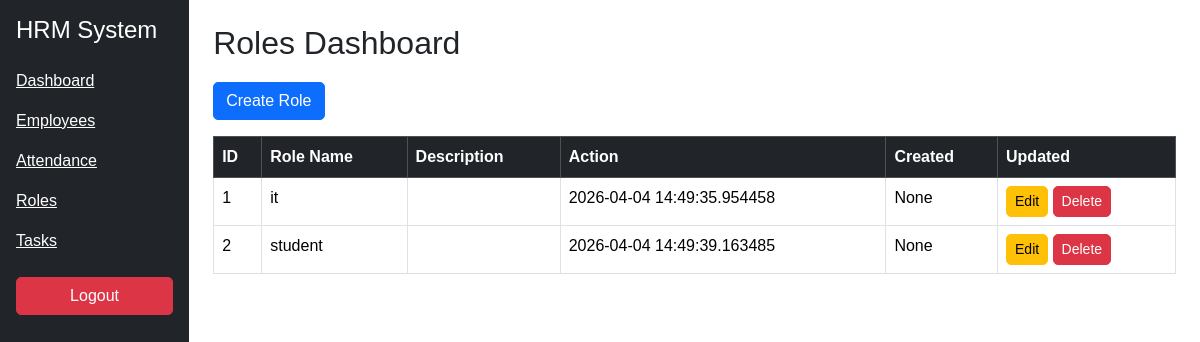
/roles, run on an earlier commit of the app's database.
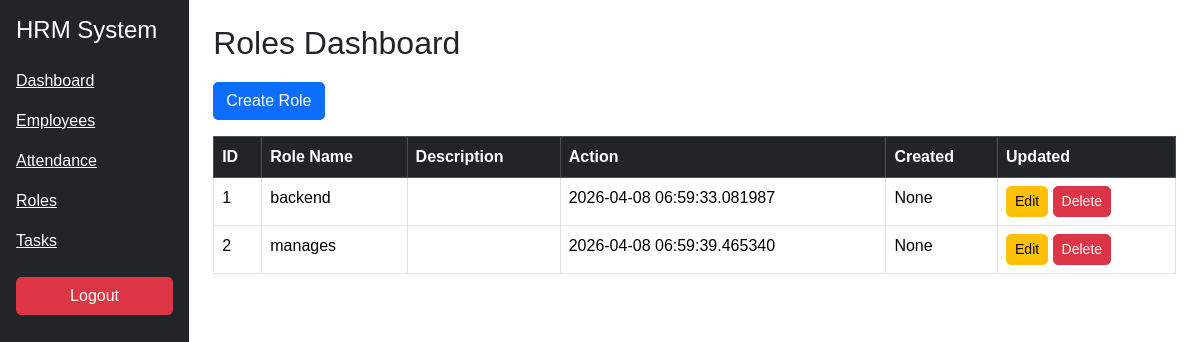
And on a later commit of the database.
### models.py (models this page shows)
class Role(db.Model):
    role_id = db.Column(db.Integer, primary_key=True)
    role_name = db.Column(db.String(100))
    description = db.Column(db.String(200))
    status = db.Column(db.String(50), default='active')
    created_at = db.Column(db.DateTime)
    updated_at = db.Column(db.DateTime)

### routes/role_routes.py (the view)
@role_bp.route('/roles')
def roles():
    roles = Role.query.filter_by(status='active').all()
    return render_template("roles.html", roles=roles)

### templates/roles.html
{% extends "base.html" %}
{% block content %}
<h2>Roles Dashboard</h2>
<a href="/add_role" class="btn btn-primary mb-3">Create Role</a>
<table class="table table-bordered">
<thead class="table-dark">
<tr>
<th>ID</th>
<th>Role Name</th>
<th>Description</th>
<th>Action</th>
<th>Created</th>
<th>Updated</th>
</tr>
</thead>
<tbody>
{% for role in roles %}
<tr>
<td>{{ role.role_id }}</td>
<td>{{ role.role_name }}</td>
<td>{{ role.description }}</td>
<td>{{ role.created_at }}</td>
<td>{{ role.updated_at }}</td>
<td>
<a href="/edit_role/{{ role.role_id }}" class="btn btn-warning btn-sm">Edit</a>
<a href="/delete_role/{{ role.role_id }}" class="btn btn-danger btn-sm">
Delete
</a>
</td>
</tr>
{% endfor %}
</tbody>
</table>
{% endblock %}

What changed in the data, as far as the page shows it:
changed Role id 1: role_name "it" → "backend"; created_at "2026-04-04 14:49:35.954458" → "2026-04-08 06:59:33.081987"
changed Role id 2: role_name "student" → "manages"; created_at "2026-04-04 14:49:39.163485" → "2026-04-08 06:59:39.465340"
